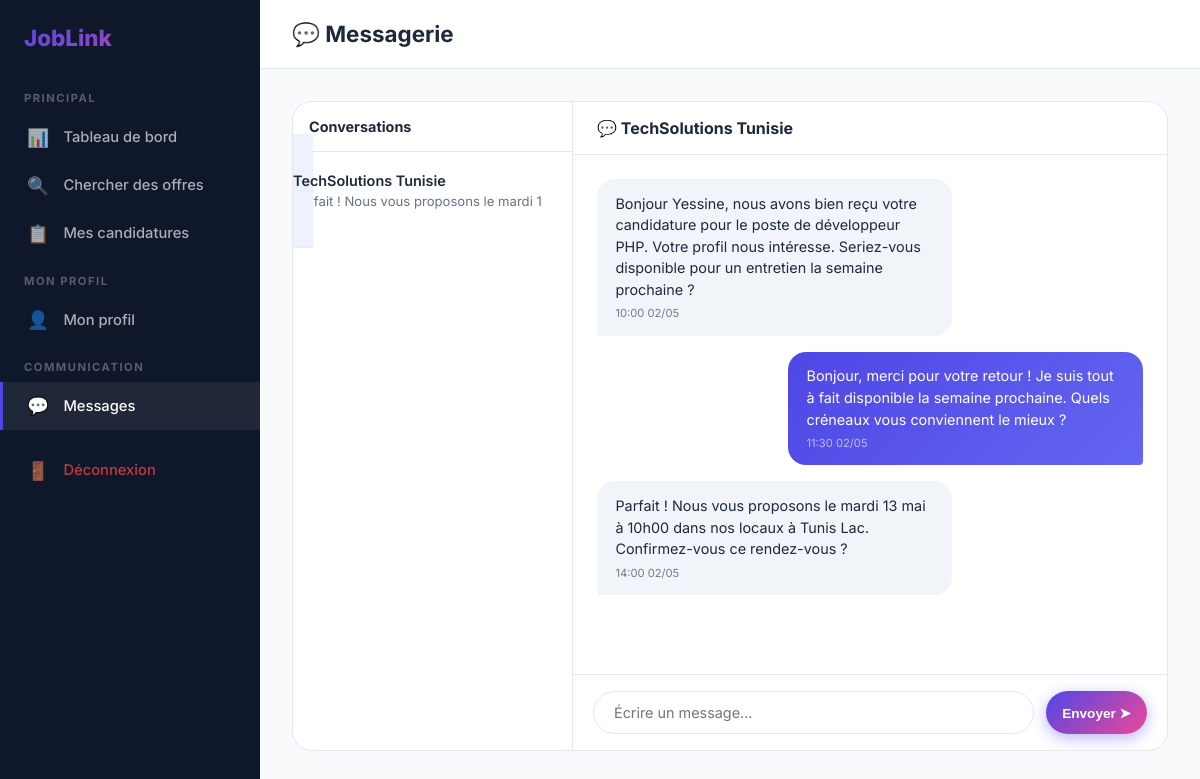
Screenshot of /etudiant/messages.php (signed in) with the database file from the repository.
### tables this page shows
CREATE TABLE `users` (
  `id` int(11) NOT NULL AUTO_INCREMENT,
  `email` varchar(255) NOT NULL,
  `password` varchar(255) NOT NULL,
  `role` enum('student','company','admin') NOT NULL DEFAULT 'student',
  `created_at` timestamp NOT NULL DEFAULT current_timestamp(),
  PRIMARY KEY (`id`),
  UNIQUE KEY `email` (`email`)
);

CREATE TABLE `company_profiles` (
  `id` int(11) NOT NULL AUTO_INCREMENT,
  `user_id` int(11) NOT NULL,
  `company_name` varchar(150) NOT NULL,
  `description` text DEFAULT NULL,
  `website_url` varchar(255) DEFAULT NULL,
  `logo_path` varchar(255) DEFAULT NULL,
  `sector` varchar(100) DEFAULT NULL,
  `location` varchar(100) DEFAULT NULL,
  `updated_at` timestamp NOT NULL DEFAULT current_timestamp() ON UPDATE current_timestamp(),
  PRIMARY KEY (`id`),
  KEY `user_id` (`user_id`),
  CONSTRAINT `fk_company_user` FOREIGN KEY (`user_id`) REFERENCES `users` (`id`) ON DELETE CASCADE
);

CREATE TABLE `messages` (
  `id` int(11) NOT NULL AUTO_INCREMENT,
  `sender_id` int(11) NOT NULL,
  `receiver_id` int(11) NOT NULL,
  `content` text NOT NULL,
  `is_read` tinyint(1) NOT NULL DEFAULT 0,
  `sent_at` timestamp NOT NULL DEFAULT current_timestamp(),
  PRIMARY KEY (`id`),
  KEY `sender_id` (`sender_id`),
  KEY `receiver_id` (`receiver_id`),
  CONSTRAINT `fk_msg_sender` FOREIGN KEY (`sender_id`) REFERENCES `users` (`id`) ON DELETE CASCADE,
  CONSTRAINT `fk_msg_receiver` FOREIGN KEY (`receiver_id`) REFERENCES `users` (`id`) ON DELETE CASCADE
);

### etudiant/messages.php (the view, shortened to what this page needs)
<?php
require_once '../includes/auth.php';
$convs = $pdo->prepare("SELECT DISTINCT u.id,cp.company_name as name, (SELECT content FROM messages WHERE (sender_id=? AND receiver_id=u.id) OR (sender_id=u.id AND receiver_id=?) ORDER BY sent_at DESC LIMIT 1) as last_msg FROM messages m JOIN users u ON (u.id=m.sender_id OR u.id=m.receiver_id) JOIN company_profiles cp ON cp.user_id=u.id WHERE (m.sender_id=? OR m.receiver_id=?) AND u.id!=? GROUP BY u.id");
$convs->execute([$_SESSION['user_id'],$_SESSION['user_id'],$_SESSION['user_id'],$_SESSION['user_id'],$_SESSION['user_id']]);
$conversations = $convs->fetchAll();
$active_id = intval($_GET['with'] ?? ($conversations[0]['id'] ?? 0));
$msgs = [];
if($active_id) {
    $pdo->prepare("UPDATE messages SET is_read=1 WHERE receiver_id=? AND sender_id=?")->execute([$_SESSION['user_id'], $active_id]);
    $m = $pdo->prepare("SELECT * FROM messages WHERE (sender_id=? AND receiver_id=?) OR (sender_id=? AND receiver_id=?) ORDER BY sent_at");
    $m->execute([$_SESSION['user_id'],$active_id,$active_id,$_SESSION['user_id']]);
    $msgs = $m->fetchAll();
    $active_user = $pdo->prepare("SELECT cp.company_name as name FROM company_profiles cp JOIN users u ON cp.user_id=u.id WHERE u.id=?");
    $active_user->execute([$active_id]);
    $active_name = $active_user->fetchColumn() ?: 'Interlocuteur';
}
?>
<!DOCTYPE html><html lang="fr"><head><meta charset="UTF-8"><meta name="viewport" content="width=device-width,initial-scale=1">
<title>Messages - JobLink</title><link rel="stylesheet" href="/siteadam/css/style.css"></head>
<body>
<div class="dash-layout">
  <?php include '../includes/sidebar_student.php'; ?>
  <div class="dash-content">
    <div class="dash-header"><h1>💬 Messagerie</h1></div>
    <div class="dash-body">
      <div class="msg-layout">
        <div class="msg-sidebar">
          <div style="padding:1rem;border-bottom:1px solid var(--border);font-weight:700;font-size:.9rem">Conversations</div>
          <?php if(empty($conversations)): ?>
          <div style="padding:1.5rem;text-align:center;color:var(--muted);font-size:.88rem">Aucune conversation.<br>Postulez à une offre pour démarrer.</div>
          <?php else: ?>
          <?php foreach($conversations as $c): ?>
          <a href="?with=<?= $c['id'] ?>" class="msg-item <?= $active_id==$c['id']?'active':'' ?>">
            <div class="msg-item-name"><?= htmlspecialchars($c['name']) ?></div>
            <div class="msg-item-preview"><?= htmlspecialchars(substr($c['last_msg']??'',0,40)) ?></div>
          </a>
          <?php endforeach; ?>
          <?php endif; ?>
        </div>
        <div class="msg-body">
          <?php if($active_id && !empty($msgs)): ?>
          <div class="msg-header-bar">💬 <?= htmlspecialchars($active_name) ?></div>
          <div class="msg-messages" id="msgs">
            <?php foreach($msgs as $m): ?>
            <div class="msg-bubble <?= $m['sender_id']==$_SESSION['user_id']?'msg-sent':'msg-recv' ?>">
              <?= htmlspecialchars($m['content']) ?>
              <div style="font-size:.7rem;opacity:.6;margin-top:.3rem"><?= date('H:i d/m',strtotime($m['sent_at'])) ?></div>
            </div>
            <?php endforeach; ?>
          </div>
          <form class="msg-input-bar" method="POST">
            <input type="text" name="content" placeholder="Écrire un message..." autocomplete="off" required>
            <button type="submit" class="btn btn-primary btn-sm">Envoyer ➤</button>
          </form>
          <?php endif; ?>
        </div>
      </div>
    </div>
  </div>
</div>
</body></html>

### css/style.css (style rules this page uses)
:root { --primary: #4f46e5; --primary-dark: #3730a3; --primary-light: #eef2ff; --secondary: #ec4899; --accent: #06b6d4; --dark: #0f172a; --light: #f8fafc; --text: #1e293b; --muted: #64748b; --border: #e2e8f0; --white: #ffffff; --success: #10b981; --warning: #f59e0b; --danger: #ef4444; --glass: rgba(255,255,255,0.75); --shadow: 0 4px 6px -1px rgba(0,0,0,.1),0 2px 4px -2px rgba(0,0,0,.1); --shadow-lg: 0 20px 25px -5px rgba(0,0,0,.1),0 8px 10px -6px rgba(0,0,0,.1); --radius: 12px; --radius-lg: 20px; --transition: all .3s ease; }
* { margin:0;padding:0;box-sizing:border-box }
html { scroll-behavior:smooth }
body { font-family:'Inter',sans-serif;color:var(--text);background:#f1f5f9;min-height:100vh;display:flex;flex-direction:column }
a { text-decoration:none;color:inherit }
.btn { display:inline-flex;align-items:center;gap:.5rem;padding:.75rem 1.5rem;border-radius:50px;font-weight:600;font-size:.95rem;cursor:pointer;border:none;transition:var(--transition) }
.btn-primary { background:linear-gradient(135deg,var(--primary),var(--secondary));color:#fff;box-shadow:0 4px 15px rgba(79,70,229,.4) }
.btn-sm { padding:.5rem 1rem;font-size:.85rem }
.dash-layout { display:flex;min-height:100vh }
.dash-content { flex:1;overflow:auto;background:#f8fafc }
.dash-header { background:var(--white);padding:1.25rem 2rem;border-bottom:1px solid var(--border);display:flex;align-items:center;justify-content:space-between }
.dash-header h1 { font-size:1.4rem;font-weight:700 }
.dash-body { padding:2rem }
.msg-layout { display:grid;grid-template-columns:280px 1fr;gap:0;height:calc(100vh - 150px);background:var(--white);border-radius:var(--radius-lg);border:1px solid var(--border);overflow:hidden }
.msg-sidebar { border-right:1px solid var(--border);overflow-y:auto }
.msg-item { padding:1.1rem 1.25rem;border-bottom:1px solid rgba(226,232,240,.5);cursor:pointer;transition:var(--transition) }
.msg-item:hover,.msg-item.active { background:var(--primary-light) }
.msg-item-name { font-weight:600;font-size:.9rem;margin-bottom:.25rem }
.msg-item-preview { font-size:.82rem;color:var(--muted);white-space:nowrap;overflow:hidden;text-overflow:ellipsis }
.msg-body { display:flex;flex-direction:column }
.msg-header-bar { padding:1rem 1.5rem;border-bottom:1px solid var(--border);font-weight:700 }
.msg-messages { flex:1;overflow-y:auto;padding:1.5rem;display:flex;flex-direction:column;gap:1rem }
.msg-bubble { max-width:65%;padding:.85rem 1.15rem;border-radius:18px;font-size:.9rem;line-height:1.5 }
.msg-sent { background:linear-gradient(135deg,var(--primary),#6366f1);color:#fff;align-self:flex-end;border-bottom-right-radius:4px }
.msg-recv { background:#f1f5f9;color:var(--text);align-self:flex-start;border-bottom-left-radius:4px }
.msg-input-bar { display:flex;gap:.75rem;padding:1rem 1.25rem;border-top:1px solid var(--border) }
.msg-input-bar input { flex:1;border:1.5px solid var(--border);border-radius:50px;padding:.75rem 1.25rem;outline:none;font-family:'Inter',sans-serif;font-size:.9rem;transition:var(--transition) }

### rows the page displays
users: name "TechSolutions Tunisie", last_msg "Parfait ! Nous vous proposons le mardi 1"
company_profiles: company_name "TechSolutions Tunisie"
messages: content "Bonjour Yessine, nous avons bien reçu votre candidature pour le poste de développeur PHP. Votre profil nous intéresse. Seriez-vous disponible pour un entretien la semaine prochaine ?", sent_at "10:00 02/05"
messages: content "Bonjour, merci pour votre retour ! Je suis tout à fait disponible la semaine prochaine. Quels créneaux vous conviennent le mieux ?", sent_at "11:30 02/05"
messages: content "Parfait ! Nous vous proposons le mardi 13 mai à 10h00 dans nos locaux à Tunis Lac. Confirmez-vous ce rendez-vous ?", sent_at "14:00 02/05"
